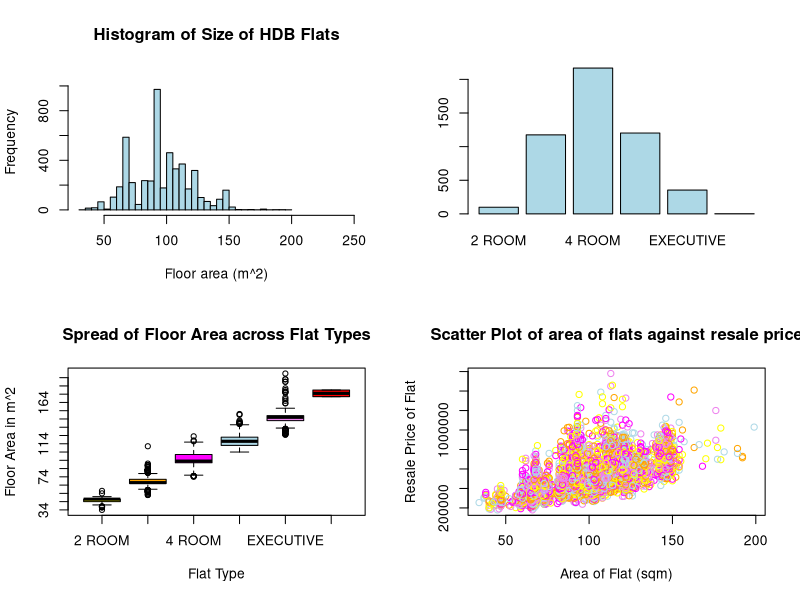
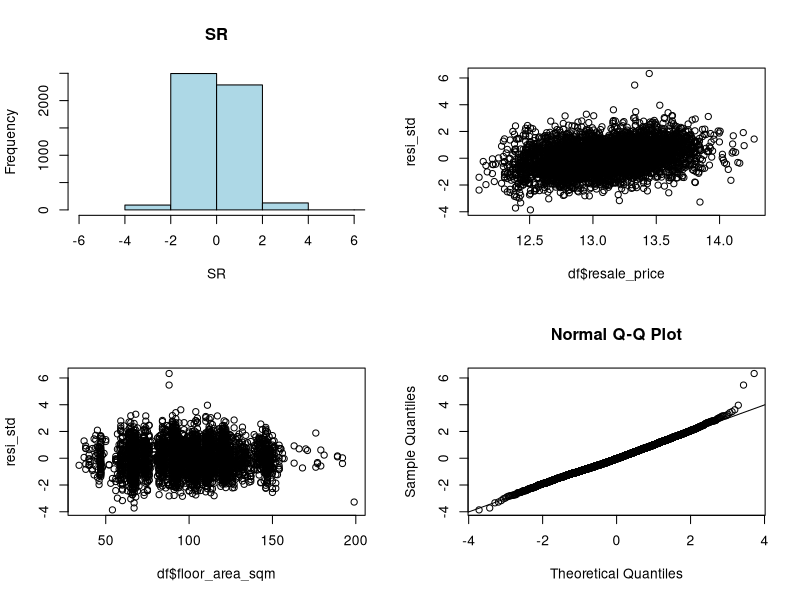

Write R code to recreate these figures, in order.
setwd("/home/sad/Documents/nus/ST1131 Introduction to Statistics and Statistical Computing/assignment")
par(mfrow = c(2, 2))
df = read.csv("hdb_2017_2025Feb_sample.csv")

small_flats <- c("New Generation", "Model A", "Type S2", "2-room")
medium_flats <- c("Improved", "Standard", "Model A2", "Apartment", "Simplified", "Type S1")
large_flats <- c("Premium Apartment", "Adjoined flat", "Premium Apartment Loft")
executive_flats <- c("Maisonette", "Improved-Maisonette", "Model A-Maisonette",
                     "Premium Maisonette", "Terrace", "Multi Generation", "DBSS")

north <- c(
  "SEMBAWANG",
  "WOODLANDS",
  "YISHUN"
)

west <- c(
  "BUKIT BATOK",
  "BUKIT PANJANG",
  "CHOA CHU KANG",
  "JURONG EAST",
  "JURONG WEST",
  "TENGAH",
  "CLEMENTI"
)

east <- c(
  "BEDOK",
  "PASIR RIS",
  "TAMPINES",
  "GEYLANG"
)

north_east <- c(
  "HOUGANG",
  "PUNGGOL",
  "SENGKANG",
  "SERANGOON"
)

central <- c(
  "ANG MO KIO",
  "BISHAN",
  "TOA PAYOH"
)

city <- c(
  "CENTRAL AREA",
  "KALLANG/ WHAMPOA",
  "BUKIT TIMAH"
)

south <- c(
  "BUKIT MERAH",
  "QUEENSTOWN",
  "MARINE PARADE"
)

mature_estates <- c(
  "ANG MO KIO",
  "BEDOK",
  "BISHAN",
  "BUKIT MERAH",
  "BUKIT TIMAH",
  "CENTRAL AREA",
  "CLEMENTI",
  "GEYLANG",
  "KALLANG/ WHAMPOA",
  "MARINE PARADE",
  "PASIR RIS",
  "QUEENSTOWN",
  "SERANGOON",
  "TAMPINES",
  "TOA PAYOH"
)

non_mature_estates <- c(
  "BUKIT BATOK",
  "BUKIT PANJANG",
  "CHOA CHU KANG",
  "HOUGANG",
  "JURONG EAST",
  "JURONG WEST",
  "PUNGGOL",
  "SEMBAWANG",
  "SENGKANG",
  "TENGAH",
  "WOODLANDS",
  "YISHUN"
)
df$flat_type [df$flat_type == "MULTI-GENERATION"] <- "MULTI-GEN"
gae = list()
for(i in unique(df$flat_model)){gae[[length(gae) + 1]] = list(i,mean(df[df$flat_model == i,]$resale_price))}
second = sapply(sapply(gae,`[`,2),`[`,1)
sorted = order(second)
sorted_gae = gae[sorted]
flat_models = sapply(sapply(sorted_gae,`[`,1),`[`,1)

split <- strsplit(df$remaining_lease," ")
years <- as.integer(sapply(split,`[`,1))
months <- as.integer(sapply(split,`[`,3)) / 12

split_level <- strsplit(df$storey_range," ")
lvl_1 <- as.integer(sapply(split_level,`[`,1))
lvl_2 <- as.integer(sapply(split_level,`[`,3))

split_month <- strsplit(df$month,"-")
month_year <- sapply(split_month, `[`,1)
month_month <- sapply(split_month, `[`,2)

for(i in seq(1:nrow(df))){
  df$year[i] = month_year[i][1]
  df$age[i] = as.integer(month_year[i][1]) - as.integer(df$lease_commence_date[i])
  if (is.na(months[i])){
    df$remaining_lease_num[i] = years[i]
  }
  else{
    df$remaining_lease_num[i] = years[i] + months[i]
  }
  df$storey_mean[i] = (lvl_1[i] + lvl_2[i]) / 2
  df$combined_flat_type[i] = paste(df$flat_type[i],df$flat_model[i], sep="-")
  df$block_street[i] = paste(df$block[i],df$street_name[i], sep=" ")
  lease_start = as.integer(df$lease_commence_date[i])
  yeary = as.integer(df$year[i])
  df$year_rel[i] = yeary - 2017 
  if(lease_start < 1980){
    df$lease_start[i] = "< 1980"
  } else if(lease_start < 1990){
    df$lease_start[i] = "1980 - 1989"
  } else if(lease_start < 2000) {
    df$lease_start[i] = "1990 - 1999"
  } else if(lease_start < 2010) {
    df$lease_start[i] = "2000 - 2009"
  } else if(lease_start < 2020){
    df$lease_start[i] = "2010 - 2019"
  } else{
    df$lease_start[i] = "present"
  }
  if(yeary < 2021){
    df$pls_fucking_work[i] = "Before Covid"
  } else if(yeary > 2021){
    df$pls_fucking_work[i] = "After Covid"
  } else{
    df$pls_fucking_work[i] = "Covid"
  }
  df$mature[i] = as.character(df$town[i]) %in% mature_estates
  if(as.character(df$town[i]) %in% north){
    df$compass[i] = "NORTH"
  } else if(as.character(df$town[i]) %in% west){
    df$compass[i] = "WEST"
  } else if(as.character(df$town[i]) %in% east){
    df$compass[i] = "EAST"
  } else if(as.character(df$town[i]) %in% north_east){
    df$compass[i] = "NORTHEAST"
  } else if(as.character(df$town[i]) %in% south){
    df$compass[i] = "SOUTH"
  } else if(as.character(df$town[i]) %in% city){
    df$compass[i] = "CITY"
  } else{
    df$compass[i] = "CENTRAL"
  }
  
  if(df$flat_model[i] %in% small_flats){
    df$flatty[i] = "small"
  } else if(df$flat_model[i] %in% medium_flats){
    df$flatty[i] = "medium"
  } else if(df$flat_model[i] %in% large_flats){
    df$flatty[i] = "large"
  } else{
    df$flatty[i] = "exclusive"
  }
  
  df$combined_flat_type2[i] = paste(df$flat_type[i],df$flatty[i], sep="-")
}

names(df)
flat_types = c("2 ROOM","3 ROOM","4 ROOM","5 ROOM","EXECUTIVE","MULTI-GEN")
df$flat_type_num = factor(
  df$flat_type,
  levels = flat_types,
  labels=c(0,1,2,3,4,5))

df$flat_model_num = factor(
  df$flat_model,
  levels = flat_models,
  labels=c(0,1,2,3,4,5,6,7,8,9,10,11,12,13,14,15,16,17,18,19))
# story range, floor_area_sqm, remaining_lease, resale_price
# story_range
hist(
  df$floor_area_sqm, 
  freq=TRUE, 
  xlim = c(30,250), 
  breaks=(250-30)/5,
  xlab = "Floor area (m^2)",
  col="lightblue",
  ylim=c(0,1100),
  main = "Histogram of Size of HDB Flats"
)

barplot(table(df$flat_type),col="lightblue")
plot(
  df$flat_type_num,
  df$floor_area_sqm, 
  x.names=flat_types,
  xlab="Flat Type",
  ylab="Floor Area in m^2",
  main="Spread of Floor Area across Flat Types",
  xaxt="n",
  yaxt = "n",
  col=c("yellow","orange","magenta","lightblue","violet",'red')
)
axis(1, at=1:6, labels=flat_types) 
ticks <- seq(min(df$floor_area_sqm),max(df$floor_area_sqm), by = 10)
axis(side = 2, at = ticks, labels=ticks)
#for (i in flat_types){
#  print(boxplot.stats(df[grepl(i,df$flat_type),7]))
#}

#df = df[!grepl("2 ROOM", df$combined_flat_type),]



plot(
  df$floor_area_sqm,df$resale_price,
  xlab="Area of Flat (sqm)",
  ylab="Resale Price of Flat",
  col=c("yellow","orange","magenta","lightblue","violet"),
  main="Scatter Plot of area of flats against resale price"
)
cov(df$floor_area_sqm,df$resale_price)

df$flat_type = as.factor(df$flat_type)
df$flat_model = as.factor(df$flat_model)
df$town = as.factor(df$town)
df$mature = as.factor(df$mature)
df$year = as.factor(df$year)
df$storey_range = as.factor(df$storey_range)
df$resale_price = log(df$resale_price)
df$lease_commence_date = as.factor(df$lease_commence_date)
df$combined_flat_type = as.factor(df$combined_flat_type)
df$lease_start = as.factor(df$lease_start)
df$pls_fucking_work = as.factor(df$pls_fucking_work)
df$compass = as.factor(df$compass)
df$street_name = as.factor(df$street_name)
df$combined_flat_type2 = as.factor(df$combined_flat_type2)

m1 = lm(formula = resale_price ~ floor_area_sqm, data=df)
m2 = lm(formula = resale_price ~ floor_area_sqm + remaining_lease_num, data=df)
m3 = lm(formula = resale_price ~ floor_area_sqm + remaining_lease_num + storey_mean, data=df)
m4 = lm(formula = resale_price ~ floor_area_sqm + storey_mean + flat_type, data=df)
m5 = lm(formula = resale_price ~ floor_area_sqm + storey_range + flat_type + town + year + remaining_lease_num + year, data=df)
m6 = lm(formula = resale_price ~ floor_area_sqm + storey_range + town + year + remaining_lease_num  + lease_commence_date + combined_flat_type, data=df)
m7 = lm(formula = resale_price ~ floor_area_sqm + town + year + age  + remaining_lease_num + combined_flat_type + storey_mean, data=df)
m8 = lm(formula = resale_price ~ floor_area_sqm + town + year + age  + remaining_lease_num + combined_flat_type + storey_mean + lease_start, data=df)
m9 = lm(formula = resale_price ~ floor_area_sqm + town + year + age  + remaining_lease_num + flat_type  + storey_mean + lease_start, data=df)
m10 = lm(formula = resale_price ~ floor_area_sqm + mature + year + age  + remaining_lease_num + flat_type  + storey_mean + lease_start, data=df)
m11 = lm(formula = resale_price ~ floor_area_sqm + mature  + remaining_lease_num + combined_flat_type  + storey_mean + lease_start + pls_fucking_work, data=df)
m12 = lm(formula = resale_price ~ floor_area_sqm + lease_start + age + combined_flat_type + remaining_lease_num   + storey_mean + pls_fucking_work + town, data=df)
m13 = lm(formula = resale_price ~ floor_area_sqm + mature + lease_start + age + combined_flat_type + remaining_lease_num   + storey_mean + pls_fucking_work + town, data=df)
m14 = lm(formula = resale_price ~ floor_area_sqm + mature + age + combined_flat_type + remaining_lease_num + pls_fucking_work + compass + storey_mean, data=df)
m15 = lm(formula = resale_price ~ floor_area_sqm + mature + age + combined_flat_type2 + pls_fucking_work + town + storey_mean, data=df)
m16 = lm(formula = resale_price ~ floor_area_sqm + mature + age + combined_flat_type2 + pls_fucking_work + town + storey_mean + year_rel, data=df)


resi_std = rstandard(m16)
hist(
  resi_std, 
  freq=TRUE, 
  xlim = c(-6,6), 
  breaks=6,
  xlab = "SR",
  col="lightblue",
  main = "SR"
)
plot(df$resale_price,resi_std)
plot(df$floor_area_sqm,resi_std)
qqnorm(resi_std)
qqline(resi_std)
C = cooks.distance(m15)
which(C>1)
